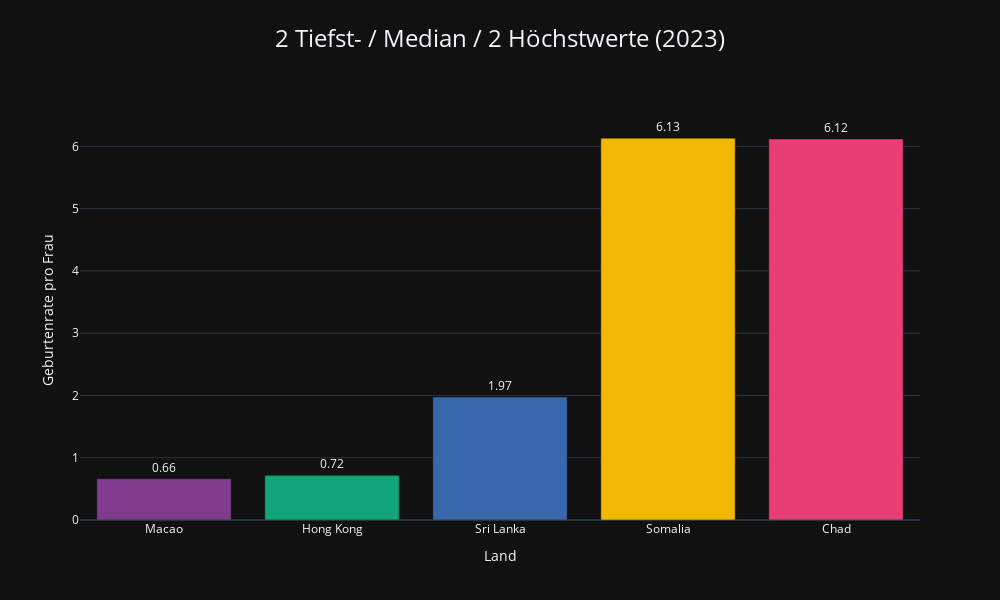
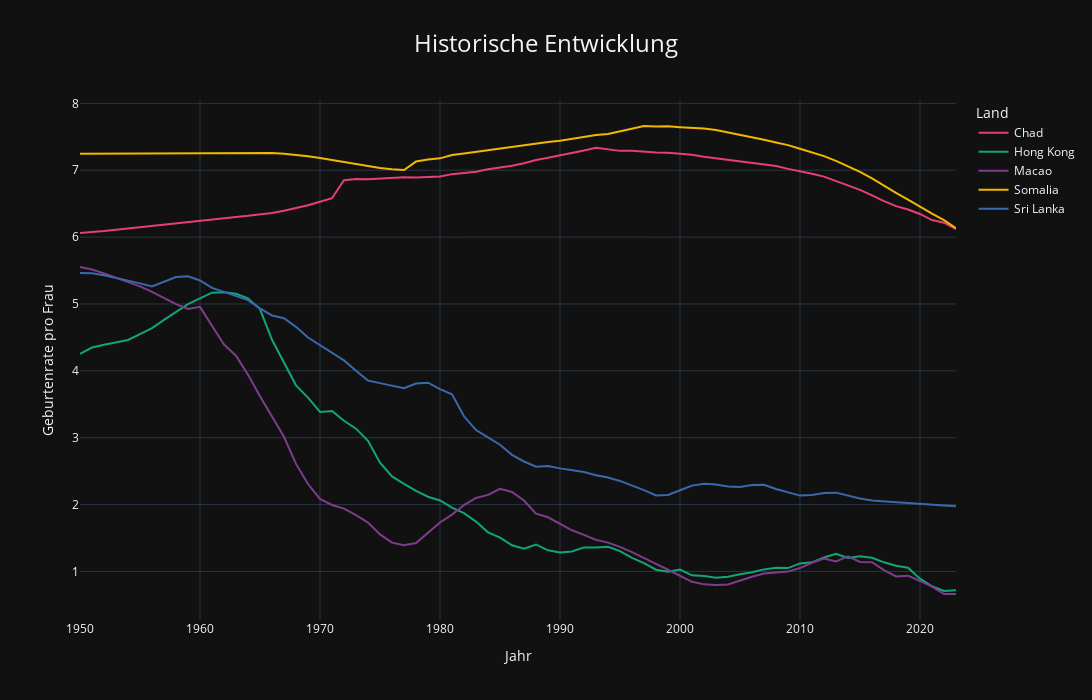

The cell these charts' notebook holds for them, in order:
### Markdown cell above
## TOP2 MIN, MAX + MEDIAN FTR

### Code cell
# Filtern der Daten für das Jahr 2023
fertility_2023 = fertility_rate[fertility_rate['years'] == 2023].copy()

# Sortieren nach Geburtenrate (aufsteigend für niedrigste, absteigend für höchste)
lowest_fertility_2023 = fertility_2023.sort_values('children_per_woman_un').head(2)
highest_fertility_2023 = fertility_2023.sort_values('children_per_woman_un', ascending=False).head(2)

# Berechnen des Medians und Finden des Landes mit der Median-Geburtenrate
median_fertility = fertility_2023['children_per_woman_un'].median()
median_country_idx = (fertility_2023['children_per_woman_un'] - median_fertility).abs().idxmin()
median_country = fertility_2023.loc[median_country_idx:median_country_idx].copy()

# Kombinieren der Daten
comparison_data = pd.concat([lowest_fertility_2023, median_country, highest_fertility_2023])

# Kategorie hinzufügen
comparison_data['category'] = ['Niedrigste', 'Niedrigste', 'Median', 'Höchste', 'Höchste']

# Anzeigen der Ergebnisse
print("Top 2 Länder mit den niedrigsten Geburtenraten im Jahr 2023:")
for i, (index, row) in enumerate(lowest_fertility_2023.iterrows(), 1):
    print(f"{i}. {row['entities']}: {row['children_per_woman_un']:.2f} Kinder pro Frau")

print("\nLand mit der Median-Geburtenrate im Jahr 2023:")
print(f"{median_country['entities'].iloc[0]}: {median_country['children_per_woman_un'].iloc[0]:.2f} Kinder pro Frau")

print("\nTop 2 Länder mit den höchsten Geburtenraten im Jahr 2023:")
for i, (index, row) in enumerate(highest_fertility_2023.iterrows(), 1):
    print(f"{i}. {row['entities']}: {row['children_per_woman_un']:.2f} Kinder pro Frau")

# Definieren einer konsistenten Farbpalette für die Länder
selected_countries = comparison_data['entities'].tolist()
color_palette = px.colors.qualitative.Bold[:len(selected_countries)]
color_map = dict(zip(selected_countries, color_palette))

# Visualisierung der Vergleichsdaten
fig = px.bar(
    comparison_data,
    x='entities',
    y='children_per_woman_un',
    color='entities',  # Nach Ländern färben statt nach Kategorie
    title='2 Tiefst- / Median / 2 Höchstwerte (2023)',
    template='plotly_dark',
    color_discrete_map=color_map  # Konsistente Farben verwenden
)

# Layout anpassen
fig.update_layout(
    title={
        'text': '2 Tiefst- / Median / 2 Höchstwerte (2023)',
        'y': 0.95,
        'x': 0.5,
        'xanchor': 'center',
        'yanchor': 'top',
        'font': {'size': 24}
    },
    xaxis_title="Land",
    yaxis_title="Geburtenrate pro Frau",
    legend_title="Land",
    height=600,
    width=1000,
    showlegend=False  # Legende im Balkendiagramm ausblenden, da die Länder bereits auf der x-Achse stehen
)

# Werte über den Balken anzeigen
fig.update_traces(
    texttemplate='%{y:.2f}',
    textposition='outside'
)

# Y-Achse bei 0 beginnen lassen
fig.update_yaxes(range=[0, max(comparison_data['children_per_woman_un']) * 1.1])

# Anzeigen der Grafik
fig.show()

# Historische Entwicklung dieser 5 Länder
historical_data = fertility_rate[fertility_rate['entities'].isin(selected_countries)]

# Liniendiagramm für die historische Entwicklung
fig_historical = px.line(
    historical_data,
    x='years',
    y='children_per_woman_un',
    color='entities',
    title='Historische Entwicklung',
    template='plotly_dark',
    color_discrete_map=color_map  # Dieselbe Farbzuordnung wie im Balkendiagramm
)

# Layout anpassen
fig_historical.update_layout(
    title={
        'text': 'Historische Entwicklung',
        'y': 0.95,
        'x': 0.5,
        'xanchor': 'center',
        'yanchor': 'top',
        'font': {'size': 24}
    },
    xaxis_title="Jahr",
    yaxis_title="Geburtenrate pro Frau",
    legend_title="Land",
    height=700,
    width=1200
)

# Anzeigen der Grafik
fig_historical.show()

### Figure 1 — Plotly figure (JSON) as saved in the notebook; plotly's stock layout.template omitted (floating-point values rounded to 4 significant figures)
{"data": [{"hovertemplate": "entities=%{x}<br>children_per_woman_un=%{y}<extra></extra>", "legendgroup": "Macao", "marker": {"color": "rgb(127, 60, 141)", "pattern": {"shape": ""}}, "name": "Macao", "orientation": "v", "showlegend": true, "textposition": "outside", "texttemplate": "%{y:.2f}", "type": "bar", "x": ["Macao"], "xaxis": "x", "y": [0.662], "yaxis": "y"}, {"hovertemplate": "entities=%{x}<br>children_per_woman_un=%{y}<extra></extra>", "legendgroup": "Hong Kong", "marker": {"color": "rgb(17, 165, 121)", "pattern": {"shape": ""}}, "name": "Hong Kong", "orientation": "v", "showlegend": true, "textposition": "outside", "texttemplate": "%{y:.2f}", "type": "bar", "x": ["Hong Kong"], "xaxis": "x", "y": [0.717], "yaxis": "y"}, {"hovertemplate": "entities=%{x}<br>children_per_woman_un=%{y}<extra></extra>", "legendgroup": "Sri Lanka", "marker": {"color": "rgb(57, 105, 172)", "pattern": {"shape": ""}}, "name": "Sri Lanka", "orientation": "v", "showlegend": true, "textposition": "outside", "texttemplate": "%{y:.2f}", "type": "bar", "x": ["Sri Lanka"], "xaxis": "x", "y": [1.974], "yaxis": "y"}, {"hovertemplate": "entities=%{x}<br>children_per_woman_un=%{y}<extra></extra>", "legendgroup": "Somalia", "marker": {"color": "rgb(242, 183, 1)", "pattern": {"shape": ""}}, "name": "Somalia", "orientation": "v", "showlegend": true, "textposition": "outside", "texttemplate": "%{y:.2f}", "type": "bar", "x": ["Somalia"], "xaxis": "x", "y": [6.132], "yaxis": "y"}, {"hovertemplate": "entities=%{x}<br>children_per_woman_un=%{y}<extra></extra>", "legendgroup": "Chad", "marker": {"color": "rgb(231, 63, 116)", "pattern": {"shape": ""}}, "name": "Chad", "orientation": "v", "showlegend": true, "textposition": "outside", "texttemplate": "%{y:.2f}", "type": "bar", "x": ["Chad"], "xaxis": "x", "y": [6.12], "yaxis": "y"}], "layout": {"barmode": "relative", "height": 600, "legend": {"title": {"text": "Land"}, "tracegroupgap": 0}, "showlegend": false, "title": {"font": {"size": 24}, "text": "2 Tiefst- / Median / 2 Höchstwerte (2023)", "x": 0.5, "xanchor": "center", "y": 0.95, "yanchor": "top"}, "width": 1000, "xaxis": {"anchor": "y", "categoryarray": ["Macao", "Hong Kong", "Sri Lanka", "Somalia", "Chad"], "categoryorder": "array", "domain": [0, 1], "title": {"text": "Land"}}, "yaxis": {"anchor": "x", "domain": [0, 1], "range": [0, 6.745], "title": {"text": "Geburtenrate pro Frau"}}}}

### Figure 2 — Plotly figure (JSON) as saved in the notebook; plotly's stock layout.template omitted (floating-point values rounded to 4 significant figures)
{"data": [{"hovertemplate": "entities=Chad<br>years=%{x}<br>children_per_woman_un=%{y}<extra></extra>", "legendgroup": "Chad", "line": {"color": "rgb(231, 63, 116)", "dash": "solid"}, "marker": {"symbol": "circle"}, "mode": "lines", "name": "Chad", "orientation": "v", "showlegend": true, "type": "scatter", "x": [1950, 1951, 1952, 1953, 1954, 1955, 1956, 1957, 1958, 1959, 1960, 1961, 1962, 1963, 1964, 1965, 1966, 1967, 1968, 1969, 1970, 1971, 1972, 1973, 1974, 1975, 1976, 1977, 1978, 1979, 1980, 1981, 1982, 1983, 1984, 1985, 1986, 1987, 1988, 1989, 1990, 1991, 1992, 1993, 1994, 1995, 1996, 1997, 1998, 1999, 2000, 2001, 2002, 2003, 2004, 2005, 2006, 2007, 2008, 2009, 2010, 2011, 2012, 2013, 2014, 2015, 2016, 2017, 2018, 2019, 2020, 2021, 2022, 2023], "xaxis": "x", "y": [6.062, 6.071, 6.09, 6.109, 6.129, 6.149, 6.169, 6.19, 6.21, 6.23, 6.25, 6.268, 6.285, 6.301, 6.318, 6.337, 6.362, 6.393, 6.432, 6.477, 6.528, 6.582, 6.85, 6.869, 6.864, 6.876, 6.893, 6.896, 6.891, 6.905, 6.908, 6.942, 6.961, 6.979, 7.015, 7.037, 7.067, 7.105, 7.154, 7.186, 7.219, 7.261, 7.296, 7.337, 7.31, 7.29, 7.292, 7.274, 7.266, 7.262, 7.249, 7.231, 7.201, 7.179, 7.16, 7.134, 7.118, 7.092, 7.063, 7.021, 6.99, 6.948, 6.905, 6.839, 6.781, 6.706, 6.623, 6.537, 6.464, 6.412, 6.346, 6.255, 6.215, 6.12], "yaxis": "y"}, {"hovertemplate": "entities=Hong Kong<br>years=%{x}<br>children_per_woman_un=%{y}<extra></extra>", "legendgroup": "Hong Kong", "line": {"color": "rgb(17, 165, 121)", "dash": "solid"}, "marker": {"symbol": "circle"}, "mode": "lines", "name": "Hong Kong", "orientation": "v", "showlegend": true, "type": "scatter", "x": [1950, 1951, 1952, 1953, 1954, 1955, 1956, 1957, 1958, 1959, 1960, 1961, 1962, 1963, 1964, 1965, 1966, 1967, 1968, 1969, 1970, 1971, 1972, 1973, 1974, 1975, 1976, 1977, 1978, 1979, 1980, 1981, 1982, 1983, 1984, 1985, 1986, 1987, 1988, 1989, 1990, 1991, 1992, 1993, 1994, 1995, 1996, 1997, 1998, 1999, 2000, 2001, 2002, 2003, 2004, 2005, 2006, 2007, 2008, 2009, 2010, 2011, 2012, 2013, 2014, 2015, 2016, 2017, 2018, 2019, 2020, 2021, 2022, 2023], "xaxis": "x", "y": [4.255, 4.349, 4.389, 4.427, 4.461, 4.55, 4.64, 4.763, 4.88, 4.998, 5.085, 5.169, 5.177, 5.152, 5.085, 4.923, 4.464, 4.123, 3.783, 3.599, 3.386, 3.4, 3.254, 3.135, 2.954, 2.627, 2.421, 2.308, 2.205, 2.117, 2.061, 1.953, 1.872, 1.745, 1.585, 1.504, 1.391, 1.339, 1.403, 1.316, 1.283, 1.299, 1.359, 1.359, 1.368, 1.304, 1.203, 1.123, 1.025, 0.994, 1.027, 0.941, 0.932, 0.904, 0.921, 0.957, 0.987, 1.03, 1.054, 1.05, 1.12, 1.136, 1.207, 1.265, 1.201, 1.227, 1.205, 1.136, 1.086, 1.055, 0.892, 0.778, 0.708, 0.717], "yaxis": "y"}, {"hovertemplate": "entities=Macao<br>years=%{x}<br>children_per_woman_un=%{y}<extra></extra>", "legendgroup": "Macao", "line": {"color": "rgb(127, 60, 141)", "dash": "solid"}, "marker": {"symbol": "circle"}, "mode": "lines", "name": "Macao", "orientation": "v", "showlegend": true, "type": "scatter", "x": [1950, 1951, 1952, 1953, 1954, 1955, 1956, 1957, 1958, 1959, 1960, 1961, 1962, 1963, 1964, 1965, 1966, 1967, 1968, 1969, 1970, 1971, 1972, 1973, 1974, 1975, 1976, 1977, 1978, 1979, 1980, 1981, 1982, 1983, 1984, 1985, 1986, 1987, 1988, 1989, 1990, 1991, 1992, 1993, 1994, 1995, 1996, 1997, 1998, 1999, 2000, 2001, 2002, 2003, 2004, 2005, 2006, 2007, 2008, 2009, 2010, 2011, 2012, 2013, 2014, 2015, 2016, 2017, 2018, 2019, 2020, 2021, 2022, 2023], "xaxis": "x", "y": [5.554, 5.515, 5.458, 5.396, 5.337, 5.264, 5.181, 5.092, 4.997, 4.926, 4.957, 4.674, 4.393, 4.227, 3.943, 3.619, 3.317, 3.014, 2.608, 2.307, 2.083, 1.994, 1.94, 1.843, 1.731, 1.554, 1.43, 1.391, 1.425, 1.58, 1.731, 1.849, 1.992, 2.098, 2.145, 2.235, 2.189, 2.06, 1.863, 1.81, 1.709, 1.615, 1.547, 1.471, 1.431, 1.367, 1.288, 1.205, 1.113, 1.025, 0.933, 0.845, 0.806, 0.798, 0.803, 0.862, 0.92, 0.967, 0.983, 0.997, 1.05, 1.129, 1.193, 1.15, 1.224, 1.142, 1.138, 1.019, 0.924, 0.936, 0.857, 0.772, 0.662, 0.662], "yaxis": "y"}, {"hovertemplate": "entities=Somalia<br>years=%{x}<br>children_per_woman_un=%{y}<extra></extra>", "legendgroup": "Somalia", "line": {"color": "rgb(242, 183, 1)", "dash": "solid"}, "marker": {"symbol": "circle"}, "mode": "lines", "name": "Somalia", "orientation": "v", "showlegend": true, "type": "scatter", "x": [1950, 1951, 1952, 1953, 1954, 1955, 1956, 1957, 1958, 1959, 1960, 1961, 1962, 1963, 1964, 1965, 1966, 1967, 1968, 1969, 1970, 1971, 1972, 1973, 1974, 1975, 1976, 1977, 1978, 1979, 1980, 1981, 1982, 1983, 1984, 1985, 1986, 1987, 1988, 1989, 1990, 1991, 1992, 1993, 1994, 1995, 1996, 1997, 1998, 1999, 2000, 2001, 2002, 2003, 2004, 2005, 2006, 2007, 2008, 2009, 2010, 2011, 2012, 2013, 2014, 2015, 2016, 2017, 2018, 2019, 2020, 2021, 2022, 2023], "xaxis": "x", "y": [7.248, 7.249, 7.25, 7.251, 7.251, 7.251, 7.25, 7.25, 7.25, 7.25, 7.25, 7.252, 7.255, 7.258, 7.261, 7.261, 7.257, 7.248, 7.231, 7.209, 7.182, 7.151, 7.118, 7.086, 7.057, 7.033, 7.016, 7.004, 7.13, 7.161, 7.178, 7.227, 7.252, 7.277, 7.3, 7.327, 7.349, 7.373, 7.398, 7.424, 7.44, 7.47, 7.5, 7.526, 7.544, 7.581, 7.621, 7.662, 7.656, 7.657, 7.645, 7.636, 7.626, 7.603, 7.568, 7.527, 7.49, 7.457, 7.415, 7.376, 7.322, 7.268, 7.211, 7.14, 7.061, 6.975, 6.878, 6.766, 6.662, 6.56, 6.453, 6.353, 6.255, 6.132], "yaxis": "y"}, {"hovertemplate": "entities=Sri Lanka<br>years=%{x}<br>children_per_woman_un=%{y}<extra></extra>", "legendgroup": "Sri Lanka", "line": {"color": "rgb(57, 105, 172)", "dash": "solid"}, "marker": {"symbol": "circle"}, "mode": "lines", "name": "Sri Lanka", "orientation": "v", "showlegend": true, "type": "scatter", "x": [1950, 1951, 1952, 1953, 1954, 1955, 1956, 1957, 1958, 1959, 1960, 1961, 1962, 1963, 1964, 1965, 1966, 1967, 1968, 1969, 1970, 1971, 1972, 1973, 1974, 1975, 1976, 1977, 1978, 1979, 1980, 1981, 1982, 1983, 1984, 1985, 1986, 1987, 1988, 1989, 1990, 1991, 1992, 1993, 1994, 1995, 1996, 1997, 1998, 1999, 2000, 2001, 2002, 2003, 2004, 2005, 2006, 2007, 2008, 2009, 2010, 2011, 2012, 2013, 2014, 2015, 2016, 2017, 2018, 2019, 2020, 2021, 2022, 2023], "xaxis": "x", "y": [5.462, 5.461, 5.431, 5.393, 5.35, 5.308, 5.262, 5.337, 5.404, 5.414, 5.352, 5.24, 5.177, 5.118, 5.057, 4.934, 4.828, 4.787, 4.658, 4.499, 4.387, 4.266, 4.156, 4.001, 3.855, 3.816, 3.783, 3.741, 3.81, 3.822, 3.725, 3.649, 3.32, 3.114, 3.006, 2.895, 2.743, 2.644, 2.565, 2.578, 2.541, 2.514, 2.487, 2.438, 2.405, 2.353, 2.285, 2.215, 2.136, 2.142, 2.213, 2.283, 2.31, 2.301, 2.271, 2.263, 2.292, 2.295, 2.232, 2.179, 2.134, 2.144, 2.173, 2.178, 2.134, 2.09, 2.062, 2.044, 2.033, 2.022, 2.007, 1.995, 1.984, 1.974], "yaxis": "y"}], "layout": {"height": 700, "legend": {"title": {"text": "Land"}, "tracegroupgap": 0}, "title": {"font": {"size": 24}, "text": "Historische Entwicklung", "x": 0.5, "xanchor": "center", "y": 0.95, "yanchor": "top"}, "width": 1200, "xaxis": {"anchor": "y", "domain": [0, 1], "title": {"text": "Jahr"}}, "yaxis": {"anchor": "x", "domain": [0, 1], "title": {"text": "Geburtenrate pro Frau"}}}}
